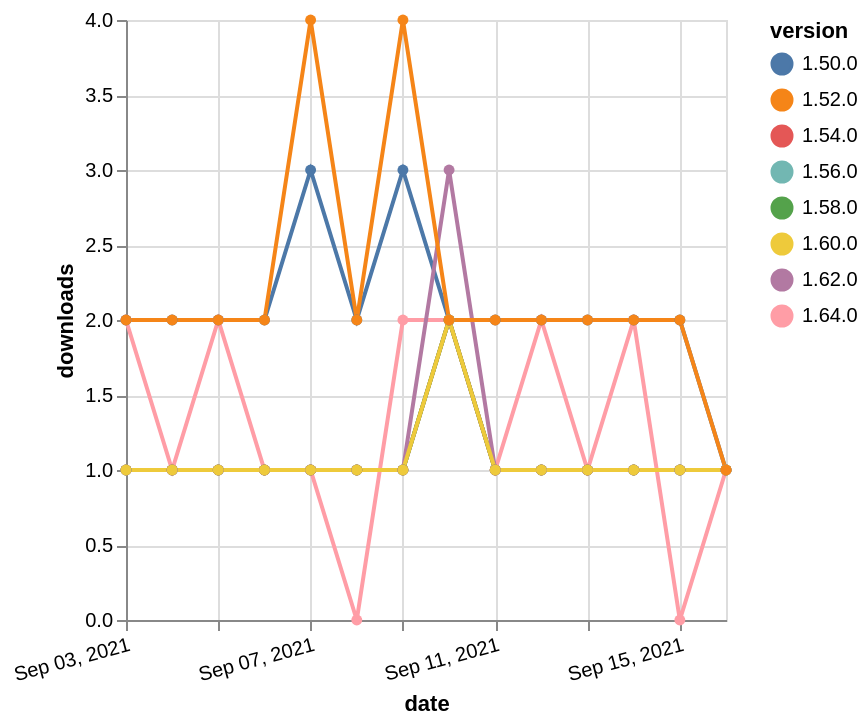

Here is the Vega-Lite specification saved for this chart:
### Vega-Lite specification from a JSON file in a GitHub repository (floating-point values rounded to 4 significant figures)
{"$schema": "https://vega.github.io/schema/vega-lite/v5.json", "description": "A simple bar chart with embedded data.", "data": {"values": [{"date": "2021-09-03", "total": 208, "delta": 1, "version": "1.56.0"}, {"date": "2021-09-04", "total": 209, "delta": 1, "version": "1.56.0"}, {"date": "2021-09-05", "total": 210, "delta": 1, "version": "1.56.0"}, {"date": "2021-09-06", "total": 211, "delta": 1, "version": "1.56.0"}, {"date": "2021-09-07", "total": 212, "delta": 1, "version": "1.56.0"}, {"date": "2021-09-08", "total": 213, "delta": 1, "version": "1.56.0"}, {"date": "2021-09-09", "total": 214, "delta": 1, "version": "1.56.0"}, {"date": "2021-09-10", "total": 216, "delta": 2, "version": "1.56.0"}, {"date": "2021-09-11", "total": 217, "delta": 1, "version": "1.56.0"}, {"date": "2021-09-12", "total": 218, "delta": 1, "version": "1.56.0"}, {"date": "2021-09-13", "total": 219, "delta": 1, "version": "1.56.0"}, {"date": "2021-09-14", "total": 220, "delta": 1, "version": "1.56.0"}, {"date": "2021-09-15", "total": 221, "delta": 1, "version": "1.56.0"}, {"date": "2021-09-16", "total": 222, "delta": 1, "version": "1.56.0"}, {"date": "2021-09-03", "total": 132, "delta": 2, "version": "1.64.0"}, {"date": "2021-09-04", "total": 133, "delta": 1, "version": "1.64.0"}, {"date": "2021-09-05", "total": 135, "delta": 2, "version": "1.64.0"}, {"date": "2021-09-06", "total": 136, "delta": 1, "version": "1.64.0"}, {"date": "2021-09-07", "total": 137, "delta": 1, "version": "1.64.0"}, {"date": "2021-09-08", "total": 137, "delta": 0, "version": "1.64.0"}, {"date": "2021-09-09", "total": 139, "delta": 2, "version": "1.64.0"}, {"date": "2021-09-10", "total": 141, "delta": 2, "version": "1.64.0"}, {"date": "2021-09-11", "total": 142, "delta": 1, "version": "1.64.0"}, {"date": "2021-09-12", "total": 144, "delta": 2, "version": "1.64.0"}, {"date": "2021-09-13", "total": 145, "delta": 1, "version": "1.64.0"}, {"date": "2021-09-14", "total": 147, "delta": 2, "version": "1.64.0"}, {"date": "2021-09-15", "total": 147, "delta": 0, "version": "1.64.0"}, {"date": "2021-09-16", "total": 148, "delta": 1, "version": "1.64.0"}, {"date": "2021-09-03", "total": 256, "delta": 1, "version": "1.54.0"}, {"date": "2021-09-04", "total": 257, "delta": 1, "version": "1.54.0"}, {"date": "2021-09-05", "total": 258, "delta": 1, "version": "1.54.0"}, {"date": "2021-09-06", "total": 259, "delta": 1, "version": "1.54.0"}, {"date": "2021-09-07", "total": 260, "delta": 1, "version": "1.54.0"}, {"date": "2021-09-08", "total": 261, "delta": 1, "version": "1.54.0"}, {"date": "2021-09-09", "total": 262, "delta": 1, "version": "1.54.0"}, {"date": "2021-09-10", "total": 264, "delta": 2, "version": "1.54.0"}, {"date": "2021-09-11", "total": 265, "delta": 1, "version": "1.54.0"}, {"date": "2021-09-12", "total": 266, "delta": 1, "version": "1.54.0"}, {"date": "2021-09-13", "total": 267, "delta": 1, "version": "1.54.0"}, {"date": "2021-09-14", "total": 268, "delta": 1, "version": "1.54.0"}, {"date": "2021-09-15", "total": 269, "delta": 1, "version": "1.54.0"}, {"date": "2021-09-16", "total": 270, "delta": 1, "version": "1.54.0"}, {"date": "2021-09-03", "total": 193, "delta": 1, "version": "1.58.0"}, {"date": "2021-09-04", "total": 194, "delta": 1, "version": "1.58.0"}, {"date": "2021-09-05", "total": 195, "delta": 1, "version": "1.58.0"}, {"date": "2021-09-06", "total": 196, "delta": 1, "version": "1.58.0"}, {"date": "2021-09-07", "total": 197, "delta": 1, "version": "1.58.0"}, {"date": "2021-09-08", "total": 198, "delta": 1, "version": "1.58.0"}, {"date": "2021-09-09", "total": 199, "delta": 1, "version": "1.58.0"}, {"date": "2021-09-10", "total": 201, "delta": 2, "version": "1.58.0"}, {"date": "2021-09-11", "total": 202, "delta": 1, "version": "1.58.0"}, {"date": "2021-09-12", "total": 203, "delta": 1, "version": "1.58.0"}, {"date": "2021-09-13", "total": 204, "delta": 1, "version": "1.58.0"}, {"date": "2021-09-14", "total": 205, "delta": 1, "version": "1.58.0"}, {"date": "2021-09-15", "total": 206, "delta": 1, "version": "1.58.0"}, {"date": "2021-09-16", "total": 207, "delta": 1, "version": "1.58.0"}, {"date": "2021-09-03", "total": 2591, "delta": 2, "version": "1.50.0"}, {"date": "2021-09-04", "total": 2593, "delta": 2, "version": "1.50.0"}, {"date": "2021-09-05", "total": 2595, "delta": 2, "version": "1.50.0"}, {"date": "2021-09-06", "total": 2597, "delta": 2, "version": "1.50.0"}, {"date": "2021-09-07", "total": 2600, "delta": 3, "version": "1.50.0"}, {"date": "2021-09-08", "total": 2602, "delta": 2, "version": "1.50.0"}, {"date": "2021-09-09", "total": 2605, "delta": 3, "version": "1.50.0"}, {"date": "2021-09-10", "total": 2607, "delta": 2, "version": "1.50.0"}, {"date": "2021-09-11", "total": 2609, "delta": 2, "version": "1.50.0"}, {"date": "2021-09-12", "total": 2611, "delta": 2, "version": "1.50.0"}, {"date": "2021-09-13", "total": 2613, "delta": 2, "version": "1.50.0"}, {"date": "2021-09-14", "total": 2615, "delta": 2, "version": "1.50.0"}, {"date": "2021-09-15", "total": 2617, "delta": 2, "version": "1.50.0"}, {"date": "2021-09-16", "total": 2618, "delta": 1, "version": "1.50.0"}, {"date": "2021-09-03", "total": 208, "delta": 1, "version": "1.62.0"}, {"date": "2021-09-04", "total": 209, "delta": 1, "version": "1.62.0"}, {"date": "2021-09-05", "total": 210, "delta": 1, "version": "1.62.0"}, {"date": "2021-09-06", "total": 211, "delta": 1, "version": "1.62.0"}, {"date": "2021-09-07", "total": 212, "delta": 1, "version": "1.62.0"}, {"date": "2021-09-08", "total": 213, "delta": 1, "version": "1.62.0"}, {"date": "2021-09-09", "total": 214, "delta": 1, "version": "1.62.0"}, {"date": "2021-09-10", "total": 217, "delta": 3, "version": "1.62.0"}, {"date": "2021-09-11", "total": 218, "delta": 1, "version": "1.62.0"}, {"date": "2021-09-12", "total": 219, "delta": 1, "version": "1.62.0"}, {"date": "2021-09-13", "total": 220, "delta": 1, "version": "1.62.0"}, {"date": "2021-09-14", "total": 221, "delta": 1, "version": "1.62.0"}, {"date": "2021-09-15", "total": 222, "delta": 1, "version": "1.62.0"}, {"date": "2021-09-16", "total": 223, "delta": 1, "version": "1.62.0"}, {"date": "2021-09-03", "total": 168, "delta": 1, "version": "1.60.0"}, {"date": "2021-09-04", "total": 169, "delta": 1, "version": "1.60.0"}, {"date": "2021-09-05", "total": 170, "delta": 1, "version": "1.60.0"}, {"date": "2021-09-06", "total": 171, "delta": 1, "version": "1.60.0"}, {"date": "2021-09-07", "total": 172, "delta": 1, "version": "1.60.0"}, {"date": "2021-09-08", "total": 173, "delta": 1, "version": "1.60.0"}, {"date": "2021-09-09", "total": 174, "delta": 1, "version": "1.60.0"}, {"date": "2021-09-10", "total": 176, "delta": 2, "version": "1.60.0"}, {"date": "2021-09-11", "total": 177, "delta": 1, "version": "1.60.0"}, {"date": "2021-09-12", "total": 178, "delta": 1, "version": "1.60.0"}, {"date": "2021-09-13", "total": 179, "delta": 1, "version": "1.60.0"}, {"date": "2021-09-14", "total": 180, "delta": 1, "version": "1.60.0"}, {"date": "2021-09-15", "total": 181, "delta": 1, "version": "1.60.0"}, {"date": "2021-09-16", "total": 182, "delta": 1, "version": "1.60.0"}, {"date": "2021-09-03", "total": 2520, "delta": 2, "version": "1.52.0"}, {"date": "2021-09-04", "total": 2522, "delta": 2, "version": "1.52.0"}, {"date": "2021-09-05", "total": 2524, "delta": 2, "version": "1.52.0"}, {"date": "2021-09-06", "total": 2526, "delta": 2, "version": "1.52.0"}, {"date": "2021-09-07", "total": 2530, "delta": 4, "version": "1.52.0"}, {"date": "2021-09-08", "total": 2532, "delta": 2, "version": "1.52.0"}, {"date": "2021-09-09", "total": 2536, "delta": 4, "version": "1.52.0"}, {"date": "2021-09-10", "total": 2538, "delta": 2, "version": "1.52.0"}, {"date": "2021-09-11", "total": 2540, "delta": 2, "version": "1.52.0"}, {"date": "2021-09-12", "total": 2542, "delta": 2, "version": "1.52.0"}, {"date": "2021-09-13", "total": 2544, "delta": 2, "version": "1.52.0"}, {"date": "2021-09-14", "total": 2546, "delta": 2, "version": "1.52.0"}, {"date": "2021-09-15", "total": 2548, "delta": 2, "version": "1.52.0"}, {"date": "2021-09-16", "total": 2549, "delta": 1, "version": "1.52.0"}]}, "width": "container", "mark": {"type": "line", "point": {"filled": true}}, "encoding": {"x": {"field": "date", "type": "temporal", "timeUnit": "yearmonthdate", "title": "date", "axis": {"labelAngle": -15}}, "y": {"field": "delta", "type": "quantitative", "title": "downloads"}, "color": {"field": "version", "type": "nominal"}, "tooltip": {"field": "delta"}}}
